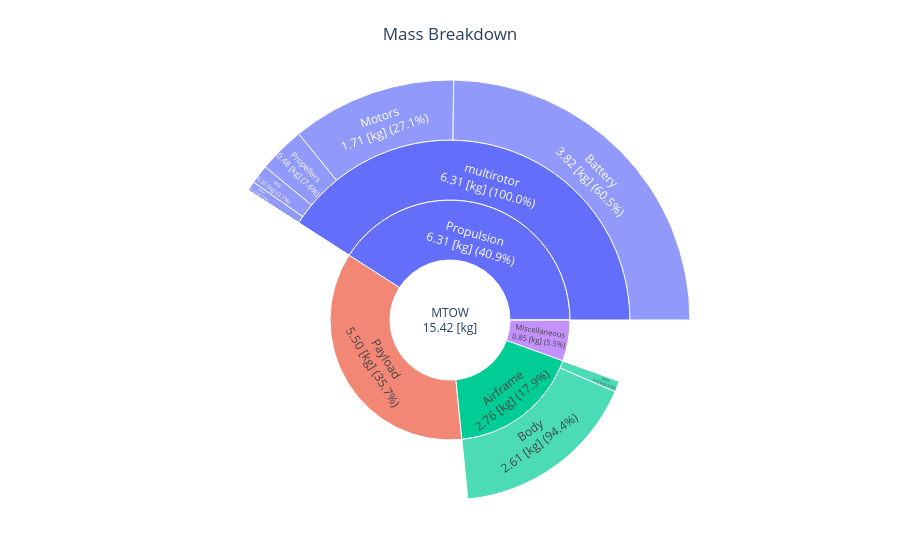

Notebook code cell kept with this figure:
### Code cell
fig = mass_breakdown_sun_plot_drone(DJI_M600_OUTPUT_FILE)
fig.show()

### Figure 1 — Plotly figure (JSON) as saved in the notebook; plotly's stock layout.template omitted (floating-point values rounded to 4 significant figures)
{"data": [{"branchvalues": "total", "labels": ["MTOW<br>15.42 [kg]", "Payload<br>5.50 [kg] (35.7%)", "Fuel mission<br>0.00 [kg] (0.0%)", "Propulsion<br>6.31 [kg] (40.9%)", "Airframe<br>2.76 [kg] (17.9%)", "Miscellaneous<br>0.85 [kg] (5.5%)", "multirotor<br>6.31 [kg] (100.0%)", "Propellers<br>0.48 [kg] (7.6%)", "Motors<br>1.71 [kg] (27.1%)", "Gearboxes<br>0.00 [kg] (0.0%)", "esc<br>0.20 [kg] (3.1%)", "Battery<br>3.82 [kg] (60.5%)", "Wires<br>0.10 [kg] (1.6%)", "fixedwing<br>0.00 [kg] (0.0%)", "Propellers<br>0.00 [kg] (0.0%)", "Motors<br>0.00 [kg] (0.0%)", "Gearboxes<br>0.00 [kg] (0.0%)", "esc<br>0.00 [kg] (0.0%)", "Battery<br>0.00 [kg] (0.0%)", "Wires<br>0.00 [kg] (0.0%)", "Body<br>2.61 [kg] (94.4%)", "Arms<br>0.16 [kg] (5.6%)", "Wing<br>0.00 [kg] (0.0%)", "Fuselage<br>0.00 [kg] (0.0%)", "HTP<br>0.00 [kg] (0.0%)", "VTP<br>0.00 [kg] (0.0%)"], "parents": ["", "MTOW<br>15.42 [kg]", "MTOW<br>15.42 [kg]", "MTOW<br>15.42 [kg]", "MTOW<br>15.42 [kg]", "MTOW<br>15.42 [kg]", "Propulsion<br>6.31 [kg] (40.9%)", "multirotor<br>6.31 [kg] (100.0%)", "multirotor<br>6.31 [kg] (100.0%)", "multirotor<br>6.31 [kg] (100.0%)", "multirotor<br>6.31 [kg] (100.0%)", "multirotor<br>6.31 [kg] (100.0%)", "multirotor<br>6.31 [kg] (100.0%)", "Propulsion<br>6.31 [kg] (40.9%)", "fixedwing<br>0.00 [kg] (0.0%)", "fixedwing<br>0.00 [kg] (0.0%)", "fixedwing<br>0.00 [kg] (0.0%)", "fixedwing<br>0.00 [kg] (0.0%)", "fixedwing<br>0.00 [kg] (0.0%)", "fixedwing<br>0.00 [kg] (0.0%)", "Airframe<br>2.76 [kg] (17.9%)", "Airframe<br>2.76 [kg] (17.9%)", "Airframe<br>2.76 [kg] (17.9%)", "Airframe<br>2.76 [kg] (17.9%)", "Airframe<br>2.76 [kg] (17.9%)", "Airframe<br>2.76 [kg] (17.9%)"], "type": "sunburst", "values": [15.42, 5.5, 0, 6.311, 2.763, 0.85, 6.311, 0.4817, 1.713, 0, 0.1975, 3.818, 0.1003, 0, 0, 0, 0, 0, 0, 0, 2.606, 0.156, 0, 0, 0, 0]}], "layout": {"margin": {"b": 0, "l": 0, "r": 0, "t": 80}, "title": {"text": "Mass Breakdown", "x": 0.5}}}
